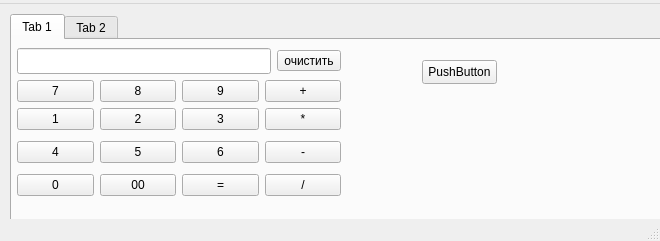
<?xml version="1.0" encoding="UTF-8"?>
<ui version="4.0">
 <class>MainWindow</class>
 <widget class="QMainWindow" name="MainWindow">
  <property name="geometry">
   <rect>
    <x>0</x>
    <y>0</y>
    <width>660</width>
    <height>241</height>
   </rect>
  </property>
  <property name="windowTitle">
   <string>Калькулятор</string>
  </property>
  <widget class="QWidget" name="centralwidget">
   <widget class="QTabWidget" name="tabWidget">
    <property name="geometry">
     <rect>
      <x>10</x>
      <y>10</y>
      <width>841</width>
      <height>221</height>
     </rect>
    </property>
    <property name="tabPosition">
     <enum>QTabWidget::North</enum>
    </property>
    <property name="currentIndex">
     <number>0</number>
    </property>
    <widget class="QWidget" name="tab">
     <attribute name="title">
      <string>Tab 1</string>
     </attribute>
     <widget class="MyPushButton" name="pushButton">
      <property name="geometry">
       <rect>
        <x>410</x>
        <y>20</y>
        <width>75</width>
        <height>24</height>
       </rect>
      </property>
      <property name="text">
       <string>PushButton</string>
      </property>
     </widget>
     <widget class="QWidget" name="">
      <property name="geometry">
       <rect>
        <x>5</x>
        <y>3</y>
        <width>324</width>
        <height>160</height>
       </rect>
      </property>
      <layout class="QVBoxLayout" name="verticalLayout_2">
       <item>
        <layout class="QVBoxLayout" name="verticalLayout">
         <item>
          <layout class="QHBoxLayout" name="horizontalLayout_4">
           <item>
            <widget class="QLineEdit" name="lineEdit">
             <property name="font">
              <font>
               <pointsize>11</pointsize>
              </font>
             </property>
             <property name="alignment">
              <set>Qt::AlignRight|Qt::AlignTrailing|Qt::AlignVCenter</set>
             </property>
             <property name="readOnly">
              <bool>true</bool>
             </property>
            </widget>
           </item>
           <item>
            <widget class="QToolButton" name="toolButton">
             <property name="text">
              <string>очистить</string>
             </property>
            </widget>
           </item>
          </layout>
         </item>
         <item>
          <layout class="QHBoxLayout" name="horizontalLayout">
           <item>
            <widget class="QPushButton" name="pushButton_7">
             <property name="text">
              <string>7</string>
             </property>
            </widget>
           </item>
           <item>
            <widget class="QPushButton" name="pushButton_8">
             <property name="text">
              <string>8</string>
             </property>
            </widget>
           </item>
           <item>
            <widget class="QPushButton" name="pushButton_9">
             <property name="text">
              <string>9</string>
             </property>
            </widget>
           </item>
           <item>
            <widget class="QPushButton" name="pushButton_add">
             <property name="text">
              <string>+</string>
             </property>
            </widget>
           </item>
          </layout>
         </item>
         <item>
          <layout class="QHBoxLayout" name="horizontalLayout_3">
           <item>
            <widget class="QPushButton" name="pushButton_1">
             <property name="text">
              <string>1</string>
             </property>
            </widget>
           </item>
           <item>
            <widget class="QPushButton" name="pushButton_2">
             <property name="text">
              <string>2</string>
             </property>
            </widget>
           </item>
           <item>
            <widget class="QPushButton" name="pushButton_3">
             <property name="text">
              <string>3</string>
             </property>
            </widget>
           </item>
           <item>
            <widget class="QPushButton" name="pushButton_multy">
             <property name="text">
              <string>*</string>
             </property>
            </widget>
           </item>
          </layout>
         </item>
        </layout>
       </item>
       <item>
        <layout class="QHBoxLayout" name="horizontalLayout_2">
         <item>
          <widget class="QPushButton" name="pushButton_4">
           <property name="text">
            <string>4</string>
           </property>
          </widget>
         </item>
         <item>
          <widget class="QPushButton" name="pushButton_5">
           <property name="text">
            <string>5</string>
           </property>
          </widget>
         </item>
         <item>
          <widget class="QPushButton" name="pushButton_13">
           <property name="text">
            <string>6</string>
           </property>
          </widget>
         </item>
         <item>
          <widget class="QPushButton" name="pushButton_subs">
           <property name="text">
            <string>-</string>
           </property>
          </widget>
         </item>
        </layout>
       </item>
       <item>
        <layout class="QHBoxLayout" name="horizontalLayout_5">
         <item>
          <widget class="QPushButton" name="pushButton_0">
           <property name="text">
            <string>0</string>
           </property>
          </widget>
         </item>
         <item>
          <widget class="QPushButton" name="pushButton_00">
           <property name="text">
            <string>00</string>
           </property>
          </widget>
         </item>
         <item>
          <widget class="QPushButton" name="pushButton_eq">
           <property name="text">
            <string>=</string>
           </property>
          </widget>
         </item>
         <item>
          <widget class="QPushButton" name="pushButton_div">
           <property name="text">
            <string>/</string>
           </property>
          </widget>
         </item>
        </layout>
       </item>
      </layout>
     </widget>
    </widget>
    <widget class="QWidget" name="tab_2">
     <attribute name="title">
      <string>Tab 2</string>
     </attribute>
     <widget class="QLineEdit" name="lineEdit_2">
      <property name="geometry">
       <rect>
        <x>80</x>
        <y>30</y>
        <width>281</width>
        <height>22</height>
       </rect>
      </property>
     </widget>
    </widget>
   </widget>
  </widget>
  <widget class="QMenuBar" name="menubar">
   <property name="geometry">
    <rect>
     <x>0</x>
     <y>0</y>
     <width>660</width>
     <height>22</height>
    </rect>
   </property>
   <widget class="QMenu" name="menu">
    <property name="title">
     <string/>
    </property>
   </widget>
   <addaction name="menu"/>
  </widget>
  <widget class="QStatusBar" name="statusbar"/>
 </widget>
 <customwidgets>
  <customwidget>
   <class>MyPushButton</class>
   <extends>QPushButton</extends>
   <header location="global">mypushbutton.h</header>
  </customwidget>
 </customwidgets>
 <resources/>
 <connections>
  <connection>
   <sender>pushButton_00</sender>
   <signal>clicked()</signal>
   <receiver>MainWindow</receiver>
   <slot>close()</slot>
   <hints>
    <hint type="sourcelabel">
     <x>138</x>
     <y>205</y>
    </hint>
    <hint type="destinationlabel">
     <x>177</x>
     <y>120</y>
    </hint>
   </hints>
  </connection>
 </connections>
</ui>
